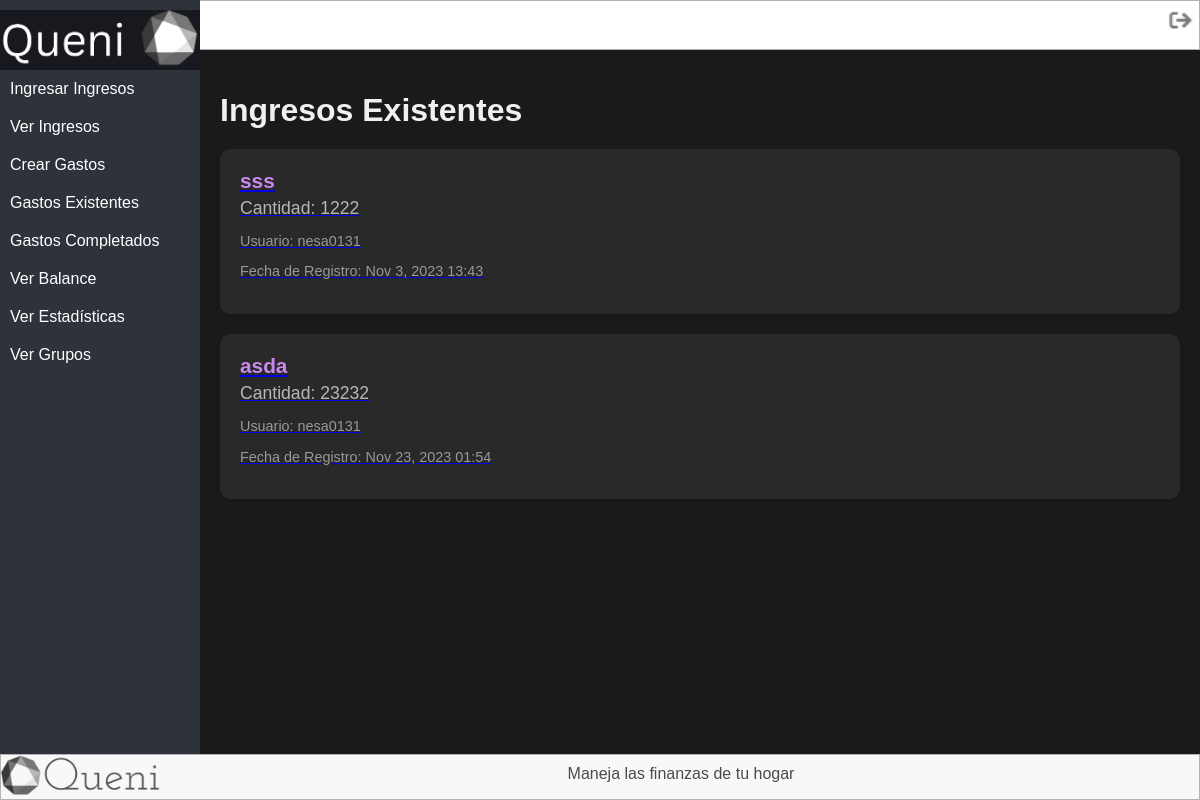
/verIngresos/ (signed in), run on the app's committed database.
### tasks/models.py (models this page shows)
class IngresarIngresos(models.Model):
    Nombre = models.CharField(max_length=50)
    Cantidad = models.BigIntegerField(default=0, blank=True, null=True)
    FechaDeRegistro = models.DateTimeField(null=True)
    user = models.ForeignKey(User, on_delete=models.CASCADE)

### tasks/views.py (the view)
# urls.py: path('verIngresos/',views.verIngresos, name = 'verIngresos'),
@login_required
def verIngresos(request):
    if request.method == 'GET':
        now = datetime.now()
        year = now.year
        month = now.month
        first_day = datetime(year, month, 1)
        last_day = first_day + timedelta(days=30)
        ingresos = IngresarIngresos.objects.filter(user=request.user, FechaDeRegistro__range=[first_day, last_day])
        return render(request, 'verIngresos.html', {'Ingresos': ingresos})

### tasks/templates/verIngresos.html (shortened to what this page needs)
{% extends 'base.html' %}
{% block content %}
<div class="container">
    <h1>Ingresos Existentes</h1>
    <ul class="ingresos-list">
        {% for IngresarIngresos in Ingresos %}
        <li class="ingreso-item">
            <a href="{% url 'ingresoDetail' IngresarIngresos.id %}">
                <h2 class="ingreso-title">{{ IngresarIngresos.Nombre }}</h2>
                <p class="ingreso-amount">Cantidad: {{ IngresarIngresos.Cantidad }}</p>
                <p class="ingreso-username">Usuario: {{ IngresarIngresos.user.username }}</p>
                <p class="date-created">Fecha de Registro: {{ IngresarIngresos.FechaDeRegistro|date:'M j, Y H:i' }}</p>
            </a>
        </li>
        {% endfor %}
    </ul>
</div>
{% endblock %}

### tasks/static/css/base.css (style rules this page uses)
body { margin: 0; padding: 0; font-family: Arial, sans-serif; background-color: #f2f2f2; display: flex; flex-direction: column; min-height: 100vh; }
ul { list-style: none; margin: 0; padding: 0; }
li { margin: 0; }

### tasks/templates/verIngresos.html (style rules this page uses)
body { background-color: #1a1a1a; color: #f0f0f0; font-family: Arial, sans-serif; }
.ingresos-list { list-style: none; padding: 0; margin: 0; }
.ingreso-item { background-color: #2a2a2a; padding: 20px; margin: 20px 0; border-radius: 10px; box-shadow: 0 2px 4px rgba(0, 0, 0, 0.1); opacity: 0.95; transition: background-color 0.3s; }
.ingreso-title { font-size: 1.3rem; margin: 0; color: #d38dfc; }
.ingreso-amount { font-size: 1.1rem; margin: 5px 0; color: #c0c0c0; }
.ingreso-username { font-size: 0.9rem; color: #a0a0a0; }
.date-created { font-size: 0.9rem; color: #a0a0a0; }
h1 { margin-bottom: 20px; font-size: 2rem; color: #f0f0f0; }

### data on the page
IngresarIngresos: Nombre "sss", Cantidad "1222", user.username "nesa0131", FechaDeRegistro "Nov 3, 2023 13:43"
IngresarIngresos: Nombre "asda", Cantidad "23232", user.username "nesa0131", FechaDeRegistro "Nov 23, 2023 01:54"
